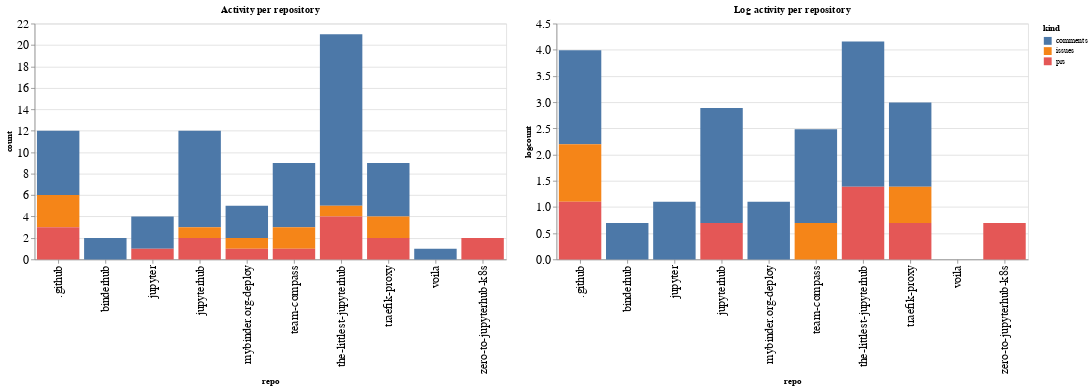

The cell this chart's notebook holds for it:
### Code cell
ch1 = alt.Chart(repo_summaries, width=600, title="Activity per repository").mark_bar().encode(
    x='repo',
    y='count',
    color='kind',
    tooltip="kind"
)

ch2 = alt.Chart(repo_summaries, width=600, title="Log activity per repository").mark_bar().encode(
    x='repo',
    y='logcount',
    color='kind',
    tooltip="kind"
)

ch1 | ch2

### Figure 1 — Vega-Lite specification as saved in the notebook (floating-point values rounded to 4 significant figures)
{"config": {"axisLeft": {"labelFontSize": 15}, "axisBottom": {"labelFontSize": 15}}, "hconcat": [{"mark": "bar", "encoding": {"color": {"type": "nominal", "field": "kind"}, "tooltip": {"type": "nominal", "field": "kind"}, "x": {"type": "nominal", "field": "repo"}, "y": {"type": "quantitative", "field": "count"}}, "title": "Activity per repository", "width": 600}, {"mark": "bar", "encoding": {"color": {"type": "nominal", "field": "kind"}, "tooltip": {"type": "nominal", "field": "kind"}, "x": {"type": "nominal", "field": "repo"}, "y": {"type": "quantitative", "field": "logcount"}}, "title": "Log activity per repository", "width": 600}], "data": {"name": "data-9d117bed4dd9bb3bdf4dac265487af95"}, "$schema": "https://vega.github.io/schema/vega-lite/v4.8.1.json", "datasets": {"data-9d117bed4dd9bb3bdf4dac265487af95": [{"repo": ".github", "kind": "comments", "count": 6, "logcount": 1.792}, {"repo": ".github", "kind": "issues", "count": 3, "logcount": 1.099}, {"repo": ".github", "kind": "prs", "count": 3, "logcount": 1.099}, {"repo": "binderhub", "kind": "comments", "count": 2, "logcount": 0.6931}, {"repo": "jupyter", "kind": "comments", "count": 3, "logcount": 1.099}, {"repo": "jupyter", "kind": "prs", "count": 1, "logcount": 0.0}, {"repo": "jupyterhub", "kind": "comments", "count": 9, "logcount": 2.197}, {"repo": "jupyterhub", "kind": "issues", "count": 1, "logcount": 0.0}, {"repo": "jupyterhub", "kind": "prs", "count": 2, "logcount": 0.6931}, {"repo": "mybinder.org-deploy", "kind": "comments", "count": 3, "logcount": 1.099}, {"repo": "mybinder.org-deploy", "kind": "issues", "count": 1, "logcount": 0.0}, {"repo": "mybinder.org-deploy", "kind": "prs", "count": 1, "logcount": 0.0}, {"repo": "team-compass", "kind": "comments", "count": 6, "logcount": 1.792}, {"repo": "team-compass", "kind": "issues", "count": 2, "logcount": 0.6931}, {"repo": "team-compass", "kind": "prs", "count": 1, "logcount": 0.0}, {"repo": "the-littlest-jupyterhub", "kind": "comments", "count": 16, "logcount": 2.773}, {"repo": "the-littlest-jupyterhub", "kind": "issues", "count": 1, "logcount": 0.0}, {"repo": "the-littlest-jupyterhub", "kind": "prs", "count": 4, "logcount": 1.386}, {"repo": "traefik-proxy", "kind": "comments", "count": 5, "logcount": 1.609}, {"repo": "traefik-proxy", "kind": "issues", "count": 2, "logcount": 0.6931}, {"repo": "traefik-proxy", "kind": "prs", "count": 2, "logcount": 0.6931}, {"repo": "voila", "kind": "comments", "count": 1, "logcount": 0.0}, {"repo": "zero-to-jupyterhub-k8s", "kind": "prs", "count": 2, "logcount": 0.6931}]}}
